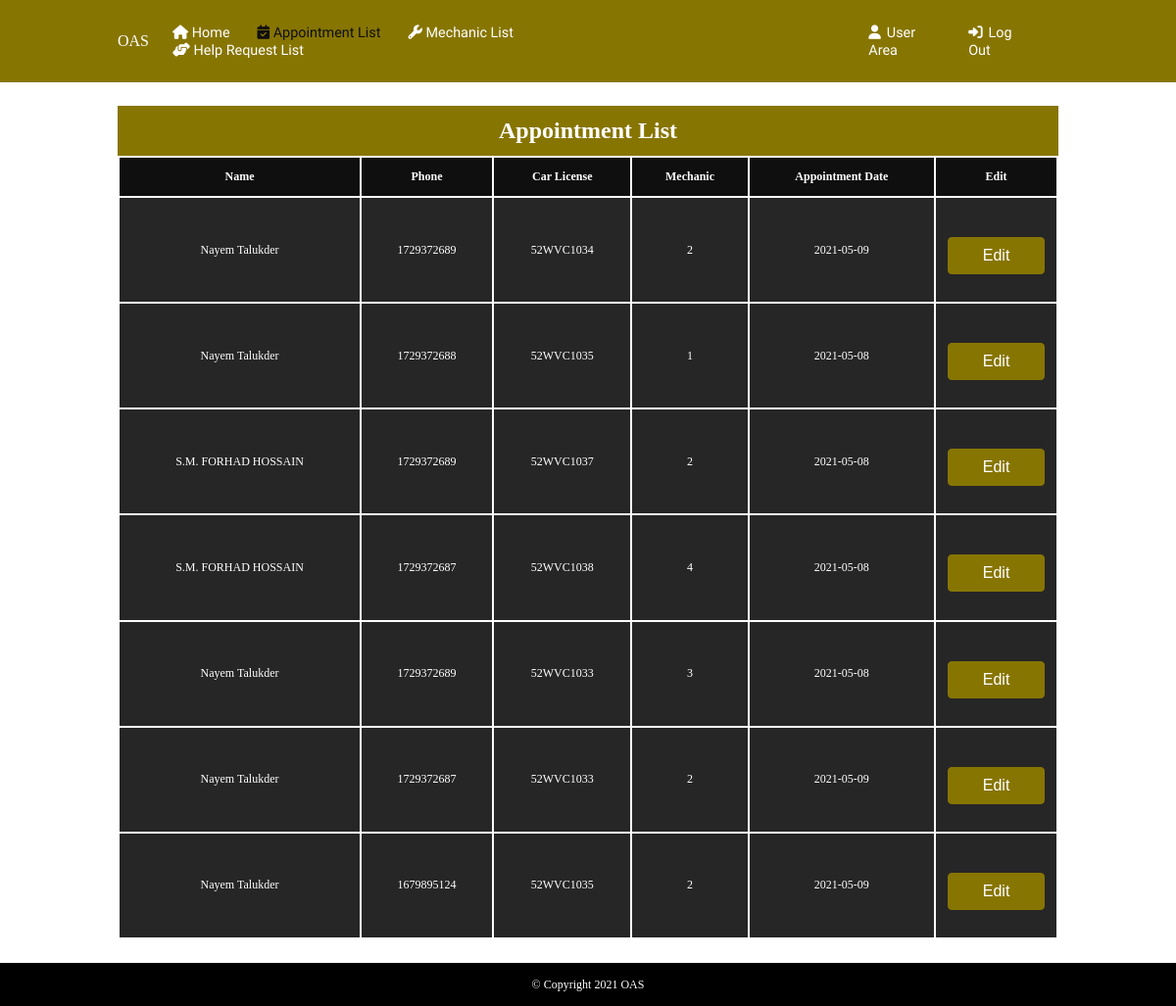
Screenshot of /View/admin/appointment-list.php (signed in) with the database file from the repository.
### tables this page shows
CREATE TABLE `appointment` (
  `id` int(10) NOT NULL,
  `name` varchar(255) NOT NULL,
  `address` varchar(255) NOT NULL,
  `phone` int(11) NOT NULL,
  `car_license` varchar(255) NOT NULL,
  `car_engine` int(255) NOT NULL,
  `appointment_date` varchar(255) NOT NULL,
  `mechanic` int(10) NOT NULL
);

### Model/Model.php (called while the page is built, shortened)
<?php
  class Model {
    public function appointmentListView() {
      include('connect.php');
      $query = "SELECT * from appointment";
      return mysqli_query($con, $query);
    }
  }

### Controller/appointmentListViewController.php (called while the page is built)
<?php
  include('controller.php');
  $result = $model->appointmentListView();

### View/admin/appointment-list.php (the view, shortened to what this page needs)
<?php
  include('header.php');
  include('nav.php');
  include("../../Controller/appointmentListViewController.php");
?>
<div class="container-y">
  <div class="w-80 mx-auto py-2">
    <div class="bg-p-2 d-flex center">
        <h4 class="card-title text-white my-1 font-2">Appointment List</h4>
    </div>
    <div>
        <table class="table font-1" style="width:100%">
            <thead>
                <tr class="text-center" >
                    <th>Name</th>
                    <th>Phone</th>
                    <th>Car License</th>
                    <th>Mechanic</th>
                    <th>Appointment Date</th>
                    <th>Edit</th>
                </tr>
            </thead>
            <?php while($rows = mysqli_fetch_assoc($result)) { ?>
                <tr class="text-center">
                    <td style="vertical-align: middle;"><?php echo $rows['name'] ?></td>
                    <td style="vertical-align: middle;"><?php echo $rows['phone'] ?></td>
                    <td style="vertical-align: middle;"><?php echo $rows['car_license'] ?></td>
                    <td style="vertical-align: middle;"><?php echo $rows['mechanic'] ?></td>
                    <td style="vertical-align: middle;"><?php echo $rows['appointment_date'] ?></td>
                    <td style="vertical-align: middle;">
                        <form action="editAppointment.php" method="post">
                            <button class="btn btn-secondary cursor-pointer w-100 mt-1 text-white">Edit</button>
                        </form>
                    </td>
                </tr>
            <?php } ?>
        </table>
    </div>
  </div>
</div>
<?php include('../footer.php') ?>

### View/admin/header.php (shortened to what this page needs)
<!DOCTYPE html>
<html lang="en">
  <head>
    <link rel="stylesheet" href="../assets/css/dist/styles.css">
  </head>
  <body>

### View/admin/nav.php
<div class="main-menu container-fluid bg-p-2">
    <a class="mr-2 link-inverse text-white" href="home.php">OAS</a>
    <div class="d-block-599 d-flex" >
      <ul>
        <li>
          <a class="nav-link text-white home active" href="home.php">
            <i class="fa fa-home"></i> Home
          </a>
        </li>
        <li>
          <a class="nav-link text-white appointment-list" href="appointment-list.php">
            <i class="fa fa-calendar-check"></i> Appointment List
          </a>
        </li>
        <li>
          <a class="nav-link text-white mechanic-list" href="mechanic-list.php">
            <i class="fas fa-wrench"></i> Mechanic List
          </a>
        </li>
        <li>
          <a class="nav-link text-white help-request-list" href="help-request-list.php">
            <i class="fas fa-hands-helping"></i> Help Request List
          </a>
        </li>
      </ul>
      <ul class="d-flex nav-margin" >
        <li>
          <a class="nav-link font-family-1 text-white" href="../index.php" >
            <i class="fa fa-user mr_2"></i>  User Area
          </a>
        </li>
        <li>
          <a class="nav-link font-family-1 text-white" href="../../Controller/logoutController.php" >
            <i class="fa fa-sign-in mr_2"></i>  Log Out
          </a>
        </li>
      </ul>
    </div>
  </div>

### View/footer.php
    <footer class="footer">
        <span class="text-white font-1" >© Copyright 2021 OAS</span>
    </footer>
  </body>
</html>

### rows the page displays
appointment: name "Nayem Talukder", phone "1729372689", car_license "52WVC1034", mechanic "2", appointment_date "2021-05-09"
appointment: name "Nayem Talukder", phone "1729372688", car_license "52WVC1035", mechanic "1", appointment_date "2021-05-08"
appointment: name "S.M. FORHAD HOSSAIN", phone "1729372689", car_license "52WVC1037", mechanic "2", appointment_date "2021-05-08"
appointment: name "S.M. FORHAD HOSSAIN", phone "1729372687", car_license "52WVC1038", mechanic "4", appointment_date "2021-05-08"
appointment: name "Nayem Talukder", phone "1729372689", car_license "52WVC1033", mechanic "3", appointment_date "2021-05-08"
appointment: name "Nayem Talukder", phone "1729372687", car_license "52WVC1033", mechanic "2", appointment_date "2021-05-09"
appointment: name "Nayem Talukder", phone "1679895124", car_license "52WVC1035", mechanic "2", appointment_date "2021-05-09"
